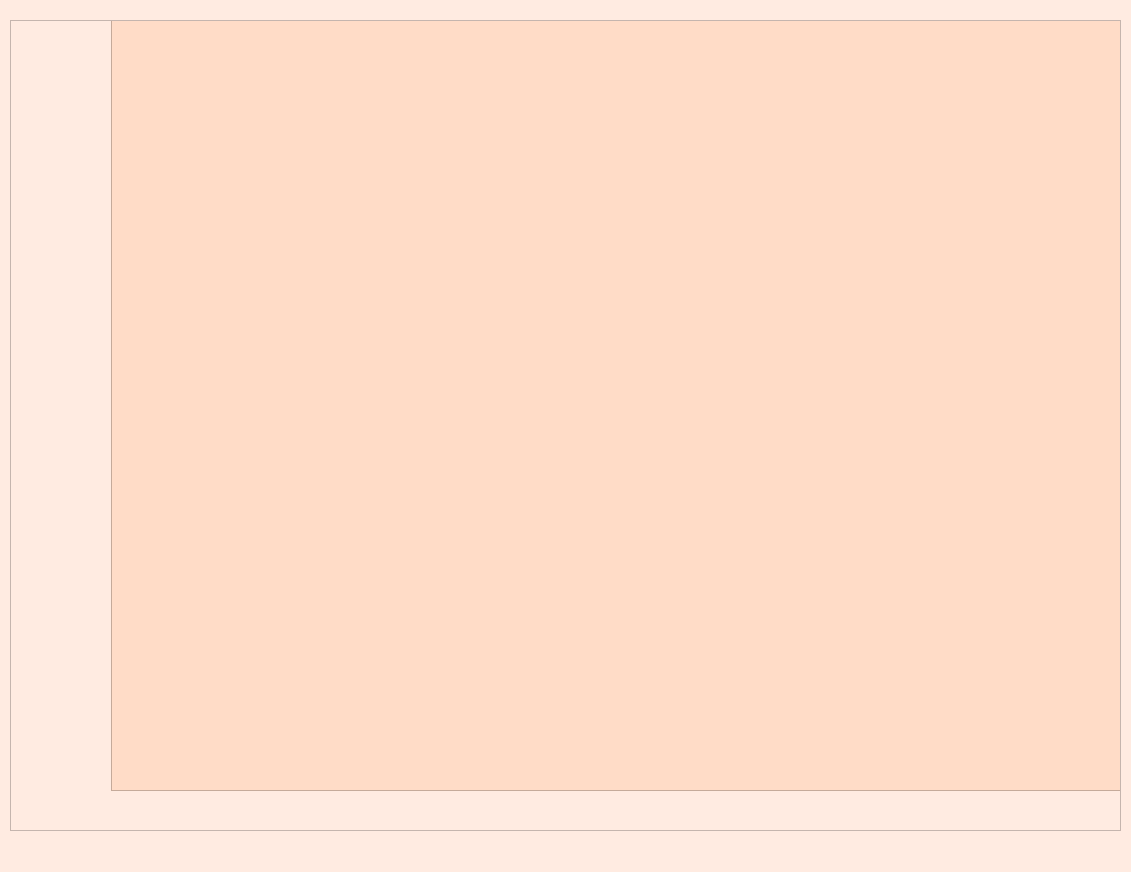
<?xml version="1.0" encoding="UTF-8"?>
<ui version="4.0">
 <class>AnswersWindow</class>
 <widget class="QMainWindow" name="AnswersWindow">
  <property name="geometry">
   <rect>
    <x>0</x>
    <y>0</y>
    <width>1131</width>
    <height>872</height>
   </rect>
  </property>
  <property name="windowTitle">
   <string>Quiz Answers</string>
  </property>
  <property name="styleSheet">
   <string notr="true">background-color: rgb(255, 235, 225);
</string>
  </property>
  <widget class="QWidget" name="centralwidget">
   <widget class="QScrollArea" name="scrollArea">
    <property name="geometry">
     <rect>
      <x>10</x>
      <y>20</y>
      <width>1111</width>
      <height>811</height>
     </rect>
    </property>
    <property name="widgetResizable">
     <bool>true</bool>
    </property>
    <widget class="QWidget" name="scrollAreaWidgetContents">
     <property name="geometry">
      <rect>
       <x>0</x>
       <y>0</y>
       <width>1109</width>
       <height>809</height>
      </rect>
     </property>
     <widget class="QFrame" name="frame">
      <property name="enabled">
       <bool>true</bool>
      </property>
      <property name="geometry">
       <rect>
        <x>100</x>
        <y>-40</y>
        <width>1110</width>
        <height>810</height>
       </rect>
      </property>
      <property name="minimumSize">
       <size>
        <width>1110</width>
        <height>810</height>
       </size>
      </property>
      <property name="maximumSize">
       <size>
        <width>1000</width>
        <height>800</height>
       </size>
      </property>
      <property name="styleSheet">
       <string notr="true">background-color: rgb(255, 220, 199);</string>
      </property>
      <property name="frameShape">
       <enum>QFrame::StyledPanel</enum>
      </property>
      <property name="frameShadow">
       <enum>QFrame::Raised</enum>
      </property>
     </widget>
    </widget>
   </widget>
  </widget>
  <widget class="QMenuBar" name="menubar">
   <property name="geometry">
    <rect>
     <x>0</x>
     <y>0</y>
     <width>1131</width>
     <height>26</height>
    </rect>
   </property>
  </widget>
  <widget class="QStatusBar" name="statusbar"/>
 </widget>
 <resources/>
 <connections/>
</ui>
